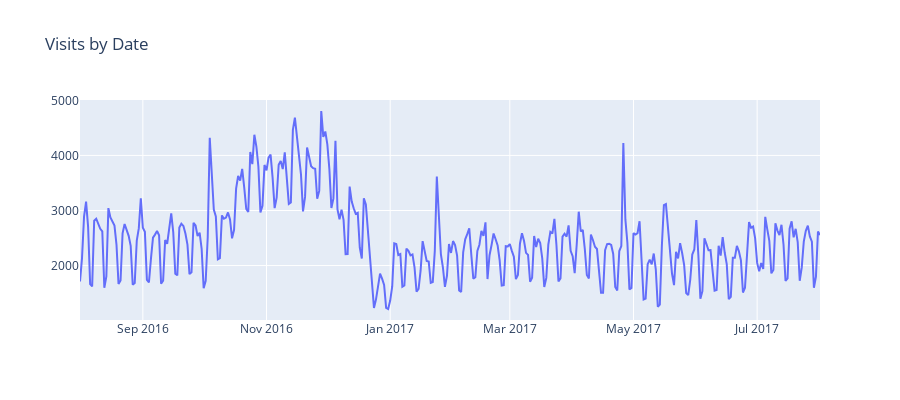
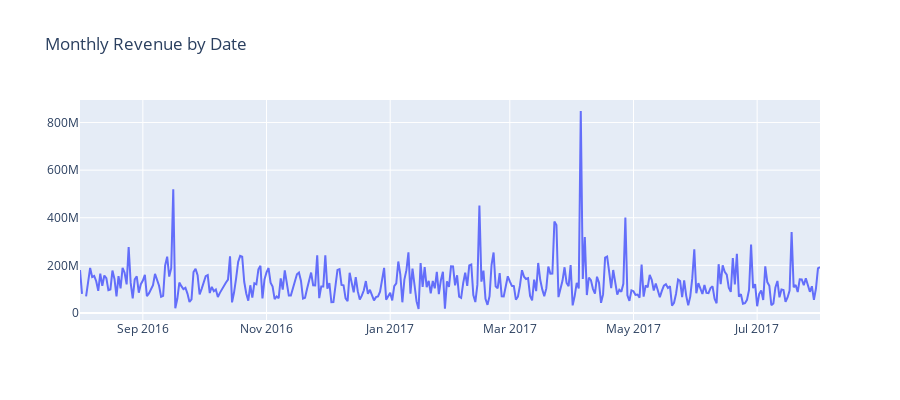

The notebook cell these images were saved under, in order:
### Code cell
# Visualization for Visits by date
tmp = train['date'].value_counts().to_frame().reset_index().sort_values('index')
tmp = tmp.rename(columns = {"index" : "dateX", "date" : "visits"})

tr = go.Scatter(mode="lines", x = tmp["dateX"].astype(str), y = tmp["visits"])
layout = go.Layout(title="Visits by Date", height=400)
fig = go.Figure(data = [tr], layout = layout)
iplot(fig)
# Visualization for Visits by monthly revenue
tmp = train.groupby("date").agg({"totals_transactionRevenue" : "mean"}).reset_index()
tmp = tmp.rename(columns = {"date" : "dateX", "totals_transactionRevenue" : "mean_revenue"})
tr = go.Scatter(mode="lines", x = tmp["dateX"].astype(str), y = tmp["mean_revenue"])
layout = go.Layout(title="Monthly Revenue by Date", height=400)
fig = go.Figure(data = [tr], layout = layout)
iplot(fig)

### Figure 1 — Plotly figure (JSON) as saved in the notebook; plotly's stock layout.template omitted (floating-point values rounded to 4 significant figures; data arrays with more than 128 entries replaced by an {"elided": "..."} marker saying what was removed)
{"data": [{"mode": "lines", "type": "scatter", "x": {"elided": "366 str values"}, "y": {"elided": "366 int values"}}], "layout": {"height": 400, "title": {"text": "Visits by Date"}}}

### Figure 2 — Plotly figure (JSON) as saved in the notebook; plotly's stock layout.template omitted (floating-point values rounded to 4 significant figures; data arrays with more than 128 entries replaced by an {"elided": "..."} marker saying what was removed)
{"data": [{"mode": "lines", "type": "scatter", "x": {"elided": "366 str values"}, "y": {"elided": "366 float values"}}], "layout": {"height": 400, "title": {"text": "Monthly Revenue by Date"}}}
